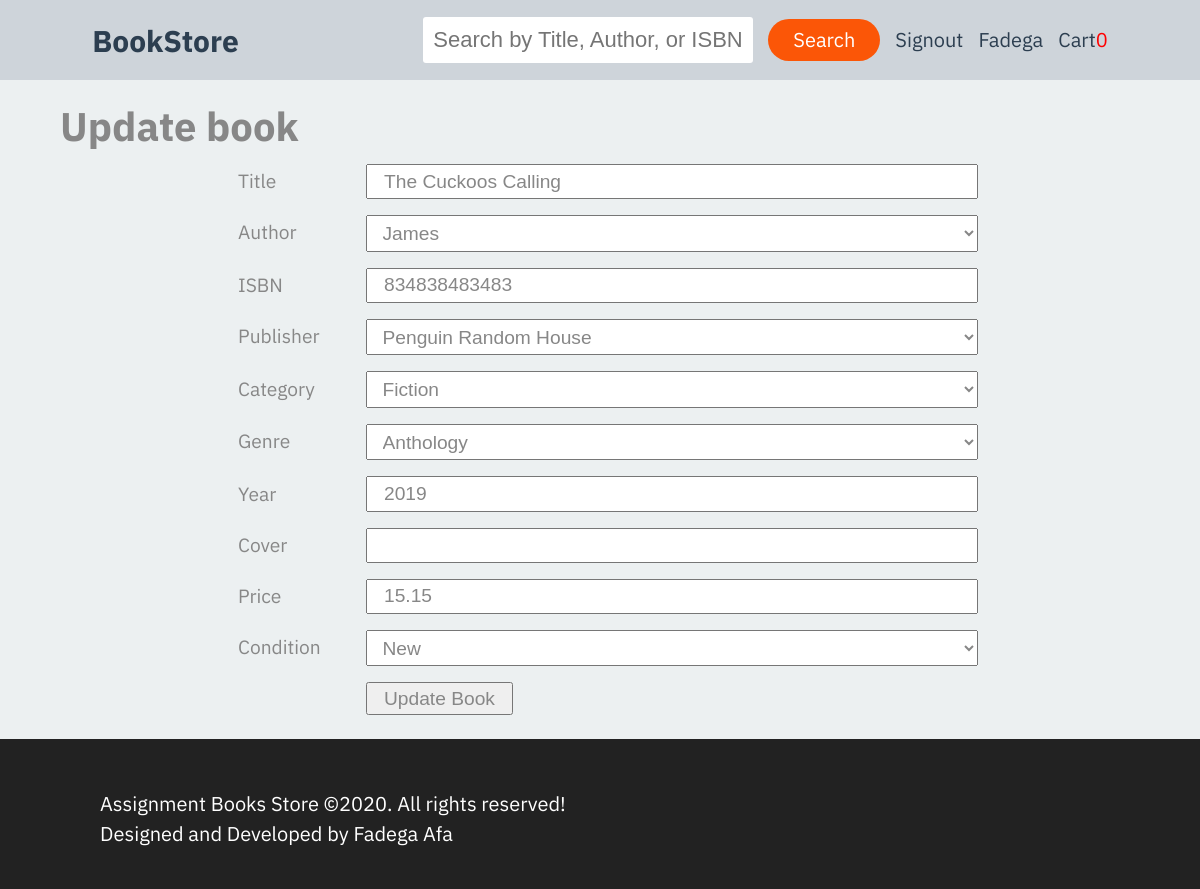
/templates/editbook.php?id=4 (signed in), run on an earlier commit of the app's database.
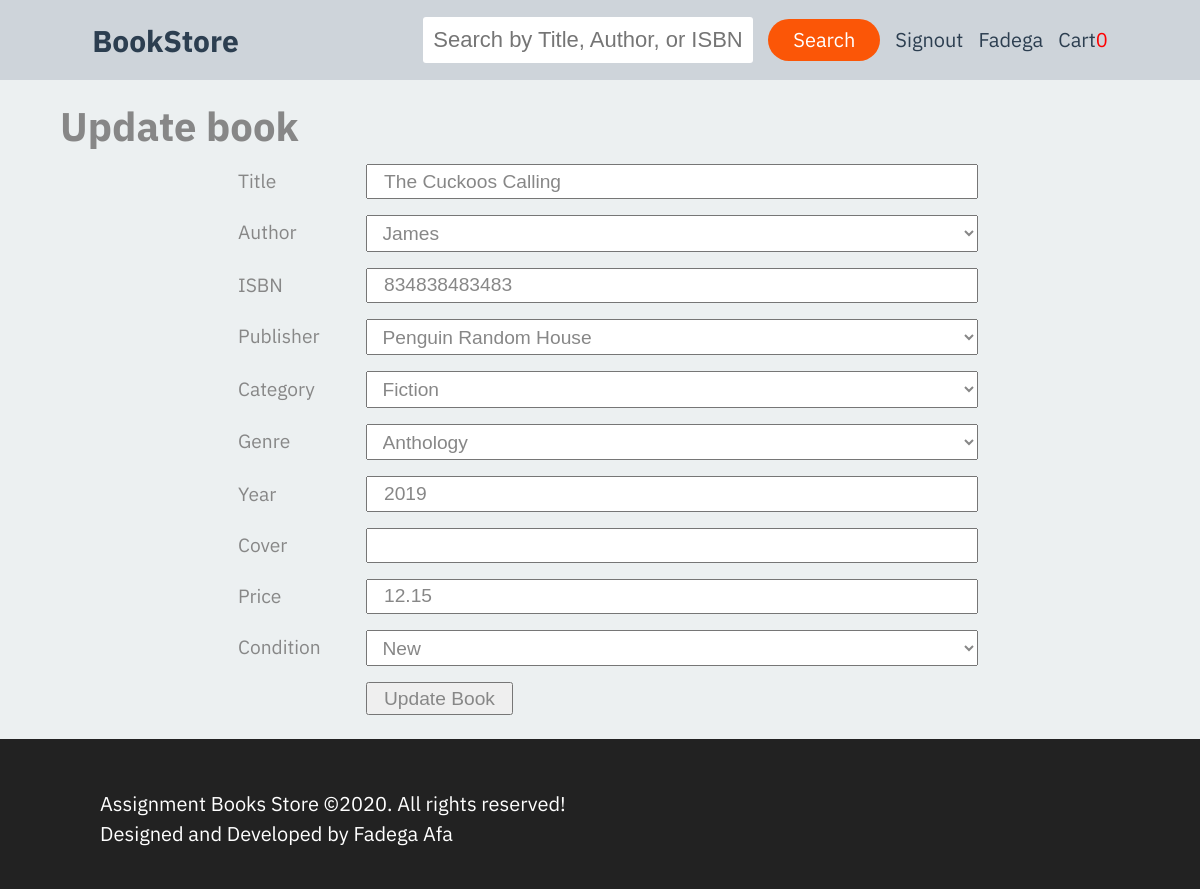
And on a later commit of the database.
### tables this page shows
CREATE TABLE book (
      book_id INTEGER PRIMARY KEY AUTOINCREMENT NOT NULL,
      title TEXT NOT NULL,
      author_id INTEGER NOT NULL REFERENCES author(author_id) ON UPDATE CASCADE,
      ISBN TEXT NOT NULL,
      publisher_id INTEGER NOT NULL REFERENCES publisher(publisher_id),
      category_id INTEGET NOT NULL REFERENCES category(category_id),
			genre_id INTEGET NOT NULL REFERENCES genre(genre_id),
      year INTEGER NOT NULL,
      cover BLOB,
      price REAL,
      condition TEXT NOT NULL
    );

### templates/editbook.php (the view, shortened to what this page needs)
<?php
require '../app/header.php';
require '../app/dbh.php';
$authStmt = $conn->prepare('SELECT *FROM author');
$authStmt->execute();
$pubStmt = $conn->prepare('SELECT *FROM publisher');
$pubStmt->execute();
$catStmt = $conn->prepare('SELECT *FROM category');
$catStmt->execute();
$genStmt = $conn->prepare('SELECT *FROM genre');
$genStmt->execute();
$id= $_GET['id'];
$sql = 'SELECT *FROM book WHERE book_id=:id';
$stmt = $conn->prepare($sql);
$stmt->execute([':id'=>$id]);
$result = $stmt->fetch(PDO::FETCH_ASSOC);
$isbn = $result['ISBN'];
$year = $result['year'];
$cover = $result['cover'];
$price = $result['price'];
$condition = $result['condition'];
$bid = $_GET['id'];
?>
<main>
        <h1>Update book </h1>
        <form name="my-form" action="../app/editBook.inc.php" method="post">
            <div class="form-box">
                <label for="title">Title</label>
                <input type="text" id="title" name="title" value="<?php echo $result['title'] ;?>" required >
            </div>
            <div class="form-box">
              <label for="author">Author</label>
                  <select name="author" id="author_id" required>
                    <?php
                      while($result = $authStmt->fetch(PDO::FETCH_ASSOC)){?>
                            <option value="<?php echo (int)$result['author_id'];?>"><?php echo $result['firstname'];?></option>
                  <?php }  ?>
                  </select>
            </div>
            <div class="form-box">
                <label for="ISBN">ISBN</label>
                <input type="text" id="isbn" name="isbn" value = "<?php echo (isset($isbn))?$isbn:'';?>"  required >
            </div>
            <div class="form-box">
              <label for="publisher">Publisher</label>
                  <select name="publihser" id="publishers_id" required>
                        <?php
                          while($result = $pubStmt->fetch(PDO::FETCH_ASSOC)){?>
                                <option value="<?php echo (int)$result['publisher_id'];?>"><?php echo $result['pname'];?></option>
                      <?php } ?>
                  </select>
            </div>
            <div class="form-box">
              <label for="category">Category</label>
                  <select name="category" id="category_id" required >
                  <?php
                      while($result = $catStmt->fetch(PDO::FETCH_ASSOC)){?>
                            <option value="<?php echo (int)$result['category_id'];?>"><?php echo $result['cname'];?></option>
            <?php } ?>
                  </select>
            </div>
            <div class="form-box">
              <label for="genre">Genre</label>
                  <select name="genre" id="genre_id" required>
                    <?php
                    while($result = $genStmt->fetch(PDO::FETCH_ASSOC)){?>
                          <option value="<?php echo (int)$result['genre_id'];?>"><?php echo $result['gname'];?></option>
            <?php } ?>
                  </select>
            </div>
            <div class="form-box">
                <label for="year">Year</label>
                <input type="text" id="year_id" name="year" value="<?php echo (isset($year))?$year:'';?>" required>
            </div>
            <div class="form-box">
                <label for="cover">Cover</label>
                <input type="text" id="cover" name="cover" value="<?php echo (isset($cover))?$cover:'';?>" >
            </div>
            <div class="form-box">
                <label for="price">Price</label>
                <input type="text" id="price" name="price" value="<?php echo (isset($price))?$price:'';?>" required>
            </div>
            <div class="form-box">
              <label for="condition">Condition</label>
                  <select name="condition" id="condition">
                        <?php
                            if($condition=='Used'){?>
                              <option  value="<?php echo $condition;?>"><?php echo $condition ;?></option>
                              <option  value="New">New</option>
                            <?php }else{?>
                              <option  value="<?php echo $condition;?>"><?php echo $condition ;?></option>
                          <?php  }   ?>
                  </select>
            </div>
            <div class="form-box">
                <button type="submit" id="btnSend" name="idupdateBook"  value="<?php echo $bid;?>">Update Book</button>
            </div>
        </form>
    </main>
<?php require '../app/footer.php';?>

What changed in the data, as far as the page shows it:
changed book "The Cuckoos Calling": price "15.15" → "12.15"
